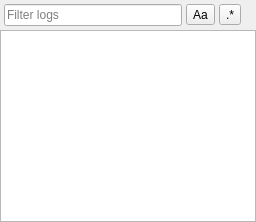
             <widget class="QWidget" name="Logs">
              <property name="enabled">
               <bool>true</bool>
              </property>
              <attribute name="title">
               <string>Logs</string>
              </attribute>
              <layout class="QVBoxLayout" name="logsLayout" stretch="0,1">
               <property name="spacing">
                <number>0</number>
               </property>
               <property name="sizeConstraint">
                <enum>QLayout::SizeConstraint::SetDefaultConstraint</enum>
               </property>
               <property name="leftMargin">
                <number>0</number>
               </property>
               <property name="topMargin">
                <number>0</number>
               </property>
               <property name="rightMargin">
                <number>0</number>
               </property>
               <property name="bottomMargin">
                <number>0</number>
               </property>
               <item>
                <widget class="QWidget" name="logToolbar" native="true">
                 <layout class="QHBoxLayout" name="logToolbarLayout">
                  <property name="spacing">
                   <number>4</number>
                  </property>
                  <property name="leftMargin">
                   <number>4</number>
                  </property>
                  <property name="topMargin">
                   <number>4</number>
                  </property>
                  <property name="rightMargin">
                   <number>4</number>
                  </property>
                  <property name="bottomMargin">
                   <number>4</number>
                  </property>
                  <item>
                   <widget class="QLineEdit" name="logSearchEdit">
                    <property name="placeholderText">
                     <string>Filter logs</string>
                    </property>
                    <property name="clearButtonEnabled">
                     <bool>true</bool>
                    </property>
                   </widget>
                  </item>
                  <item>
                   <widget class="QToolButton" name="logSearchCase">
                    <property name="toolTip">
                     <string>Match case</string>
                    </property>
                    <property name="text">
                     <string notr="true">Aa</string>
                    </property>
                    <property name="checkable">
                     <bool>true</bool>
                    </property>
                   </widget>
                  </item>
                  <item>
                   <widget class="QToolButton" name="logSearchRegex">
                    <property name="toolTip">
                     <string>Regular expression</string>
                    </property>
                    <property name="text">
                     <string notr="true">.*</string>
                    </property>
                    <property name="checkable">
                     <bool>true</bool>
                    </property>
                   </widget>
                  </item>
                  <item>
                   <widget class="QLabel" name="logMatchCount"/>
                  </item>
                 </layout>
                </widget>
               </item>
               <item>
                <widget class="QTextBrowser" name="masterLogBrowser">
                 <property name="contextMenuPolicy">
                  <enum>Qt::ContextMenuPolicy::CustomContextMenu</enum>
                 </property>
                 <property name="openLinks">
                  <bool>false</bool>
                 </property>
                </widget>
               </item>
              </layout>
             </widget>
